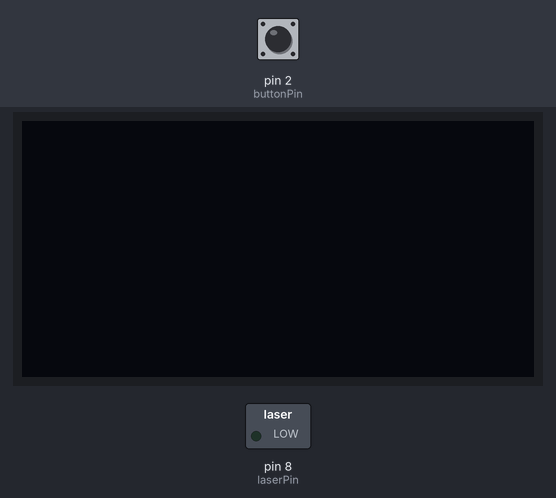
Recording of a sketch running on a simulated Arduino Uno, built with avr-gcc and run on an emulated ATmega328P. Parts: 128×64 one-colour display, switched loads named in the sketch (green lamp = pin HIGH). The inputs (shaded band) are chosen by the test bench; at power-on: pin 2 (buttonPin) HIGH.

Above: at 1.2 s.
1.3 s: pin 2 (buttonPin) pulled LOW for 0.15 s
At 2.2 s:
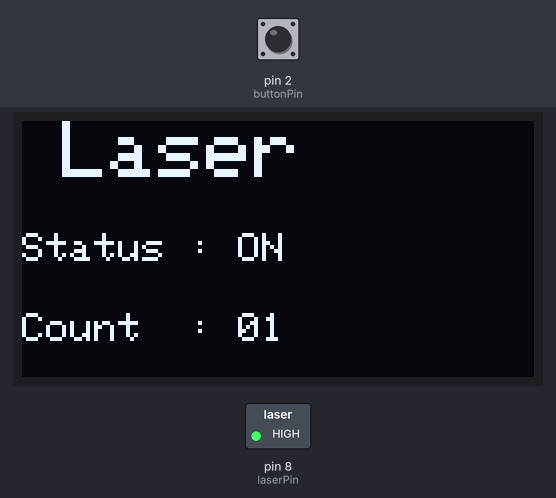
2.9 s: pin 2 (buttonPin) pulled LOW for 1 s
At 3.4 s:
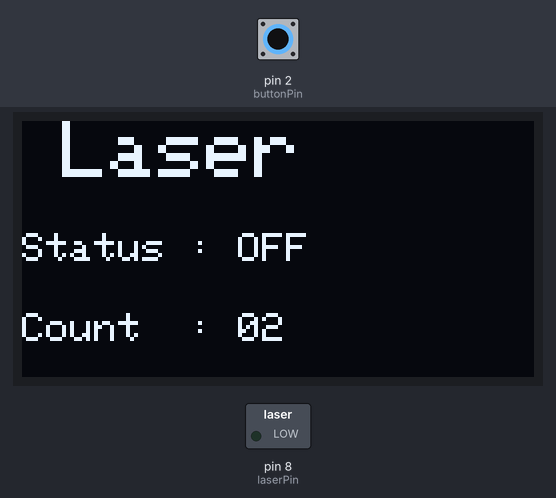
5.4 s: pin 2 (buttonPin) pulled LOW for 0.15 s
At 6.5 s:
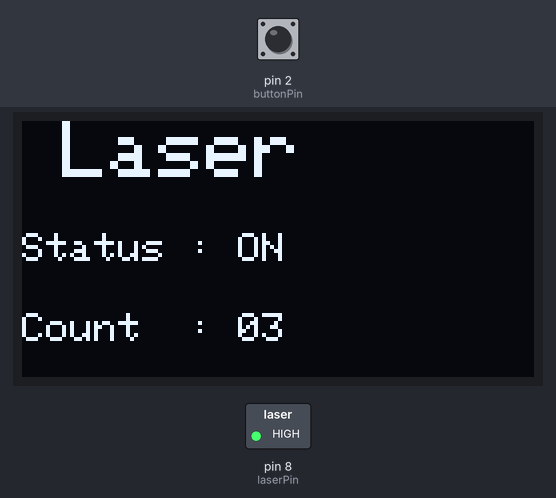
7.0 s: pin 2 (buttonPin) pulled LOW for 1 s
At 7.7 s:
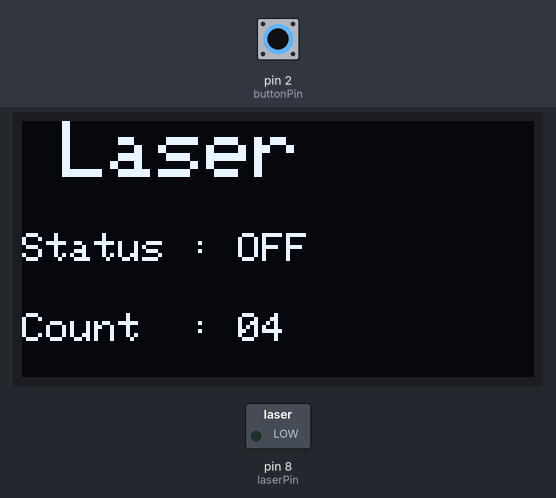
Timing chart, 0 to 10.0 s (numbered marks = the images above; inputs shaded):
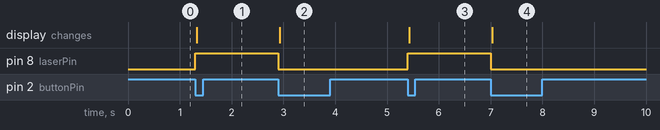

The sketch:

Automatic_Smart_Night_Lamp.ino
```cpp
#include <Wire.h>
#include <Adafruit_GFX.h>
#include <Adafruit_SSD1306.h>

#define SCREEN_WIDTH 128
#define SCREEN_HEIGHT 64

Adafruit_SSD1306 display(SCREEN_WIDTH, SCREEN_HEIGHT, &Wire, -1);

const int laserPin = 8;
const int buttonPin = 2;

bool laserState = LOW;
bool buttonState;
bool lastButtonState = HIGH;

int switchCount = 0;

void setup() {
  pinMode(laserPin, OUTPUT);
  pinMode(buttonPin, INPUT_PULLUP);

  digitalWrite(laserPin, LOW);

  display.begin(SSD1306_SWITCHCAPVCC, 0x3C);
  display.clearDisplay();
  display.display();
}

void loop() {

  buttonState = digitalRead(buttonPin);

  // Toggle only once per press
  if (lastButtonState == HIGH && buttonState == LOW) {

    laserState = !laserState;
    digitalWrite(laserPin, laserState);

    switchCount++;

    updateDisplay();

    delay(250);   // Debounce
  }

  lastButtonState = buttonState;
}

void updateDisplay() {

  display.clearDisplay();

  display.setTextSize(2);
  display.setTextColor(SSD1306_WHITE);
  display.setCursor(10, 0);
  display.println("Laser");

  display.setTextSize(1);

  display.setCursor(0, 28);
  display.print("Status : ");
  if (laserState)
    display.println("ON");
  else
    display.println("OFF");

  display.setCursor(0, 48);
  display.print("Count  : ");
  if (switchCount < 10)
    display.print("0");
  display.println(switchCount);

  display.display();
}
```

Measured:
- after the input at 1.3 s, pin 8 (laserPin): LOW → HIGH at once; the display: changes at once (image 1)
- after the input at 2.9 s, pin 8 (laserPin): HIGH → LOW at once; the display: changes at once (image 2)
- after the input at 5.4 s, pin 8 (laserPin): LOW → HIGH at once; the display: changes at once (image 3)
- after the input at 7.0 s, pin 8 (laserPin): HIGH → LOW at once; the display: changes at once (image 4)
